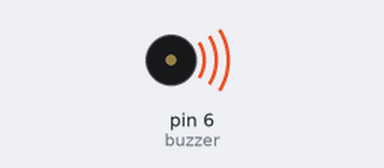
Simulated run of this sketch. Board: Arduino Uno, built with avr-gcc and run on an emulated ATmega328P. Shown: buzzer (waves = sounding).

Above: at 0.5 s.
Timing chart, 0 to 4.6 s (numbered marks = the images above):
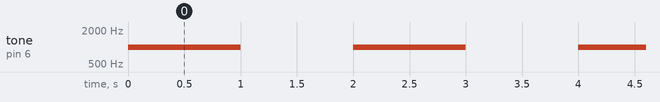

The sketch:

test_buzzer.ino
```cpp
/* Arduino tutorial - Buzzer / Piezo Speaker
   More info and circuit: http://www.ardumotive.com/how-to-use-a-buzzer-en.html
   Dev: Michalis Vasilakis // Date: 9/6/2015 // www.ardumotive.com */


const int buzzer = 6; //buzzer to arduino pin 6


void setup(){

  pinMode(buzzer, OUTPUT); // Set buzzer - pin 6 as an output

}

void loop(){

  tone(buzzer, 1000); // Send 1KHz sound signal...
  delay(1000);        // ...for 1 sec
  noTone(buzzer);     // Stop sound...
  delay(1000);        // ...for 1sec

}
```

Measured:
- by itself, tone on pin 6 (buzzer): alternates 1000 Hz for 1.0 s and silent for 1.0 s
